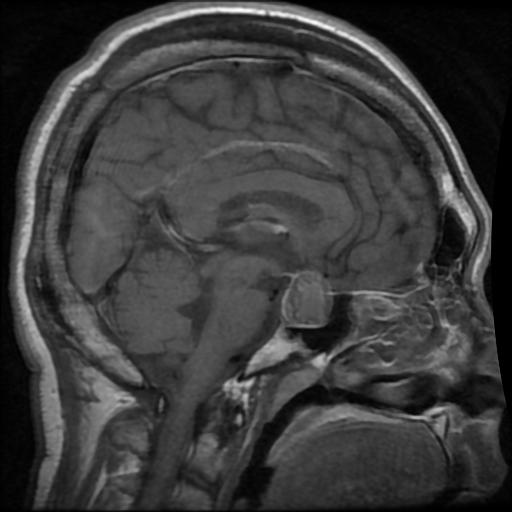
#> input picture data/mri_dataset/test_images/mri_001.jpg, 512 x 512 px
$ python -i adaptive_optimizer.py   (imports and definitions only)   (older library calls are emulated)
#> lines starting #> are read from the running program, lines starting #| are printed output that depends on the picture; after the words box and inside, x2 and y2 are one past the last pixel; in counts of white or black regions, pixels touching at a corner belong together
"""
Adaptive Multi-Objective Threshold Optimization for Hybrid Steganography
Enhanced optimization layer for existing hybrid edge detection + LBP + reversible LSB system
Specialized for MRI image characteristics and medical imaging requirements
"""

import numpy as np
import cv2
from typing import Dict, Tuple, List, Optional
import random
from datetime import datetime
from scipy import ndimage
from skimage import filters


class MRIImageCharacteristicsAnalyzer:
    """Analyze MRI image characteristics to guide parameter optimization"""

    def __init__(self):
        self.feature_weights = {
            'texture_density': 0.25,
            'edge_distribution': 0.2,
            'noise_level': 0.15,
            'local_variance': 0.15,
            'gradient_magnitude': 0.1,
            'contrast_variation': 0.1,
            'anatomical_complexity': 0.05
        }

        # MRI-specific thresholds and parameters
        self.mri_params = {
            'brain_tissue_range': (50, 200),  # Typical brain tissue intensity range
            'noise_threshold': 10,  # MRI noise level threshold
            'edge_sensitivity': 0.8,  # Edge detection sensitivity for MRI
            'texture_complexity_threshold': 0.5
        }

    def analyze(self, image: np.ndarray) -> Dict:
        """
        Comprehensive MRI image analysis for adaptive optimization

        Args:
            image: Input MRI cover image

        Returns:
            Dictionary of MRI-specific image characteristics
        """
        if len(image.shape) == 3:
            gray = cv2.cvtColor(image, cv2.COLOR_BGR2GRAY)
        else:
            gray = image.copy()

        # Calculate MRI-specific image characteristics
        characteristics = {
            'texture_density': self._calculate_texture_density(gray),
            'edge_distribution': self._analyze_edge_distribution(gray),
            'noise_level': self._estimate_mri_noise_level(gray),
            'local_variance': self._calculate_local_variance(gray),
            'gradient_magnitude': self._calculate_gradient_magnitude(gray),
            'contrast_variation': self._calculate_contrast_variation(gray),
            'anatomical_complexity': self._analyze_anatomical_complexity(gray),
            'brain_tissue_ratio': self._calculate_brain_tissue_ratio(gray),
            'intensity_distribution': self._analyze_intensity_distribution(gray),
            'image_complexity': 0.0,  # Will be calculated
            'mri_specific_hints': {}  # MRI-specific recommendations
        }

        # Calculate composite complexity score for MRI
        characteristics['image_complexity'] = self._calculate_mri_complexity_score(characteristics)

        # Generate MRI-specific threshold recommendations
        characteristics['mri_specific_hints'] = self._generate_mri_threshold_hints(characteristics)

        return characteristics

    def _calculate_texture_density(self, gray: np.ndarray) -> float:
        """Calculate texture density using local binary patterns"""
        # Simple LBP-based texture measurement
        height, width = gray.shape
        texture_sum = 0.0

        for i in range(1, height-1):
            for j in range(1, width-1):
                center = gray[i, j]
                neighbors = [
                    gray[i-1, j-1], gray[i-1, j], gray[i-1, j+1],
                    gray[i, j+1], gray[i+1, j+1], gray[i+1, j],
                    gray[i+1, j-1], gray[i, j-1]
                ]

                binary_pattern = sum([1 if n >= center else 0 for n in neighbors])
                texture_sum += binary_pattern / 8.0

        return texture_sum / ((height-2) * (width-2))

    def _analyze_edge_distribution(self, gray: np.ndarray) -> float:
        """Analyze edge distribution using Canny edge detection"""
        edges = cv2.Canny(gray, 50, 150)
        edge_density = np.sum(edges > 0) / (gray.shape[0] * gray.shape[1])
        return edge_density

    # [5 lines left out: function _estimate_noise_level, not called in this run]

    def _calculate_local_variance(self, gray: np.ndarray) -> float:
        """Calculate local variance across image regions"""
        # Divide image into blocks and calculate variance
        block_size = 32
        height, width = gray.shape
        variances = []

        for i in range(0, height - block_size, block_size):
            for j in range(0, width - block_size, block_size):
                block = gray[i:i+block_size, j:j+block_size]
                variances.append(np.var(block))

        return np.mean(variances) / 255.0  # Normalize

    def _calculate_gradient_magnitude(self, gray: np.ndarray) -> float:
        """Calculate average gradient magnitude"""
        grad_x = cv2.Sobel(gray, cv2.CV_64F, 1, 0, ksize=3)
        grad_y = cv2.Sobel(gray, cv2.CV_64F, 0, 1, ksize=3)
        gradient_magnitude = np.sqrt(grad_x**2 + grad_y**2)
        return np.mean(gradient_magnitude) / 255.0  # Normalize

    def _estimate_mri_noise_level(self, gray: np.ndarray) -> float:
        """Estimate MRI-specific noise level"""
        # Calculate noise in background regions (low intensity areas)
        background_mask = gray < np.percentile(gray, 10)
        if np.sum(background_mask) > 0:
            background_std = np.std(gray[background_mask])
            noise_level = background_std / 255.0
        else:
            # Fallback to Laplacian variance method
            laplacian_var = cv2.Laplacian(gray, cv2.CV_64F).var()
            noise_level = min(laplacian_var / 1000.0, 1.0)

        return noise_level

    def _calculate_contrast_variation(self, gray: np.ndarray) -> float:
        """Calculate contrast variation across the MRI image"""
        # Use local standard deviation as contrast measure
        kernel_size = 9
        kernel = np.ones((kernel_size, kernel_size), np.float32) / (kernel_size * kernel_size)

        # Local mean
        local_mean = cv2.filter2D(gray.astype(np.float32), -1, kernel)

        # Local standard deviation (contrast)
        local_variance = cv2.filter2D((gray.astype(np.float32) - local_mean) ** 2, -1, kernel)
        local_std = np.sqrt(local_variance)

        # Return coefficient of variation of local contrasts
        contrast_variation = np.std(local_std) / (np.mean(local_std) + 1e-8)
        return min(contrast_variation, 1.0)

    def _analyze_anatomical_complexity(self, gray: np.ndarray) -> float:
        """Analyze anatomical complexity specific to MRI"""
        # Use multi-scale edge detection to assess anatomical complexity
        scales = [1, 2, 3]
        complexity_scores = []

        for scale in scales:
            # Apply Gaussian blur at different scales
            blurred = cv2.GaussianBlur(gray, (scale*2+1, scale*2+1), scale)

            # Detect edges at this scale
            edges = cv2.Canny(blurred, 30, 100)
            edge_density = np.sum(edges > 0) / edges.size
            complexity_scores.append(edge_density)

        # Combine scores from different scales
        anatomical_complexity = np.mean(complexity_scores)
        return anatomical_complexity

    def _calculate_brain_tissue_ratio(self, gray: np.ndarray) -> float:
        """Calculate ratio of brain tissue vs background"""
        brain_min, brain_max = self.mri_params['brain_tissue_range']
        brain_tissue_mask = (gray >= brain_min) & (gray <= brain_max)
        brain_ratio = np.sum(brain_tissue_mask) / gray.size
        return brain_ratio

    def _analyze_intensity_distribution(self, gray: np.ndarray) -> Dict:
        """Analyze intensity distribution characteristics"""
        # Calculate histogram statistics
        hist, _ = np.histogram(gray, bins=256, range=(0, 255))
        hist_normalized = hist / np.sum(hist)

        # Calculate entropy
        entropy = -np.sum(hist_normalized * np.log2(hist_normalized + 1e-8))

        # Calculate skewness and kurtosis approximations
        mean_intensity = np.mean(gray)
        std_intensity = np.std(gray)

        # Mode (most frequent intensity)
        mode_intensity = np.argmax(hist)

        return {
            'entropy': entropy / 8.0,  # Normalized
            'mean': mean_intensity / 255.0,
            'std': std_intensity / 255.0,
            'mode': mode_intensity / 255.0,
            'dynamic_range': (np.max(gray) - np.min(gray)) / 255.0
        }

    def _calculate_mri_complexity_score(self, characteristics: Dict) -> float:
        """Calculate MRI-specific composite complexity score"""
        score = 0.0
        for feature, weight in self.feature_weights.items():
            if feature in characteristics:
                score += characteristics[feature] * weight
        return score

    def _generate_mri_threshold_hints(self, characteristics: Dict) -> Dict:
        """Generate MRI-specific threshold recommendations"""
        complexity = characteristics['image_complexity']
        brain_ratio = characteristics['brain_tissue_ratio']
        noise_level = characteristics['noise_level']
        anatomical_complexity = characteristics['anatomical_complexity']

        # Adaptive threshold recommendations for MRI
        if complexity > 0.7 or anatomical_complexity > 0.3:  # High complexity MRI
            hints = {
                'edge_threshold_range': [0.3, 0.5],  # More conservative for complex anatomy
                'texture_threshold_range': [0.4, 0.6],
                'capacity_ratio_range': [0.05, 0.10],  # Lower capacity for safety
                'preprocessing_recommendation': 'aggressive_denoising',
                'roi_safety_margin': 7  # Larger safety margin
            }
        elif complexity > 0.4 or brain_ratio > 0.6:  # Medium complexity MRI
            hints = {
                'edge_threshold_range': [0.2, 0.4],
                'texture_threshold_range': [0.3, 0.5],
                'capacity_ratio_range': [0.08, 0.15],
                'preprocessing_recommendation': 'moderate_denoising',
                'roi_safety_margin': 5
            }
        else:  # Low complexity MRI (unusual but possible)
            hints = {
                'edge_threshold_range': [0.1, 0.3],
                'texture_threshold_range': [0.2, 0.4],
                'capacity_ratio_range': [0.10, 0.20],
                'preprocessing_recommendation': 'light_denoising',
                'roi_safety_margin': 3
            }

        # Adjust based on noise level
        if noise_level > 0.3:
            hints['preprocessing_recommendation'] = 'aggressive_denoising'
            hints['edge_threshold_range'] = [
                hints['edge_threshold_range'][0] + 0.1,
                hints['edge_threshold_range'][1] + 0.1
            ]

        # Add MRI-specific recommendations
        hints['mri_specific'] = {
            'avoid_ventricles': True,
            'prioritize_gray_matter': brain_ratio > 0.5,
            'use_anatomical_segmentation': anatomical_complexity > 0.2,
            'bias_field_correction': True,
            'intensity_normalization': True
        }

        return hints

    # [27 lines left out: function _generate_threshold_hints, not called in this run]


class MultiObjectiveOptimizer:
    """Multi-objective optimization for steganography parameters"""

    # [173 lines left out: functions __init__, optimize, _define_search_space, _initialize_particles, _evaluate_fitness, _update_pareto_front and 2 more, not called in this run]


class AdaptiveHybridSteganography:
    """Main class for adaptive hybrid steganography"""

    def __init__(self):
        self.analyzer = MRIImageCharacteristicsAnalyzer()
        self.optimizer = MultiObjectiveOptimizer()

    # [35 lines left out: function optimize_parameters, not called in this run]

>>> import cv2
>>> picture = cv2.imread('../data/mri_dataset/test_images/mri_001.jpg')
#> picture is the input picture: shape (512, 512, 3); min 0, max 255, mean 59.3
>>> result = MRIImageCharacteristicsAnalyzer().analyze(picture)
#> after the loop in _calculate_texture_density, `for i in range(1, height-1):`: texture_sum = 151214.4
#> in _analyze_edge_distribution, `edges = cv2.Canny(gray, 50, 150)`:
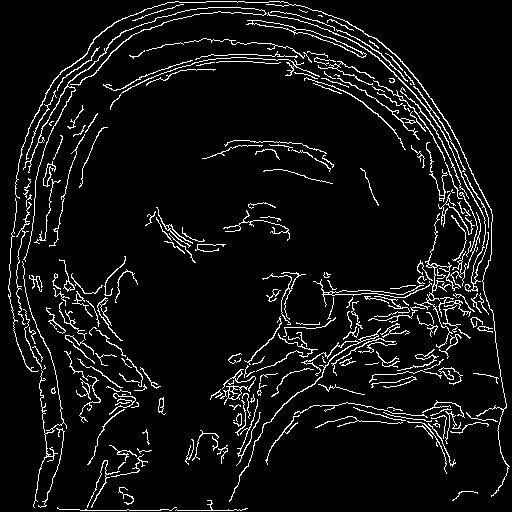
#> edges: shape (512, 512); 6.7% white in thin lines or dots
#> in _analyze_edge_distribution, `edge_density = np.sum(edges > 0) / (gray.shape[0] * gray.shape[1])`: edge_density = 0.0673
#> in _estimate_mri_noise_level, `background_mask = gray < np.percentile(gray, 10)`:
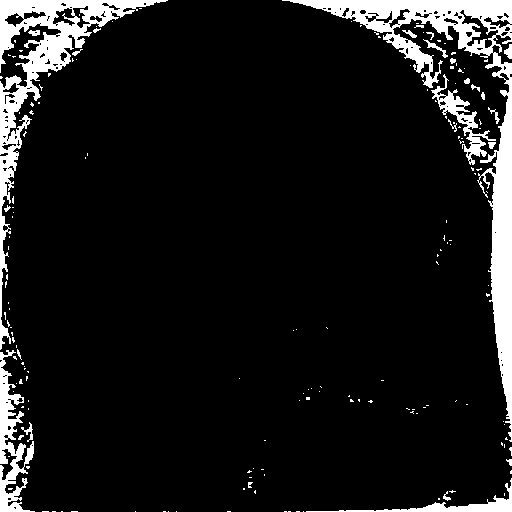
#> background_mask: shape (512, 512) bool; 9.6% white; 173 white regions (147 under 20 px), largest, box (x1, y1, x2, y2) and area: (282, 0, 512, 442) 11512, (0, 0, 168, 350) 7540, (0, 350, 35, 512) 2297
#> in _estimate_mri_noise_level, `background_std = np.std(gray[background_mask])`: background_std = 1.9
#> in _estimate_mri_noise_level, `noise_level = background_std / 255.0`: noise_level = 0.00744
#> in _calculate_local_variance, `block_size = 32`: block_size = 32
#> after the loop in _calculate_local_variance, `for i in range(0, height - block_size, block_size):`:
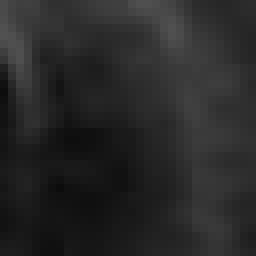
#> block: shape (32, 32) (shown 8 times larger); min 12, max 81, mean 40.1
#> after the loop in _calculate_local_variance, `for i in range(0, height - block_size, block_size):`: variances = 225 values, max 4903.3 at index 10, min 3.26 at index 16, mean 764.6
#> in _calculate_gradient_magnitude, `gradient_magnitude = np.sqrt(grad_x**2 + grad_y**2)`:
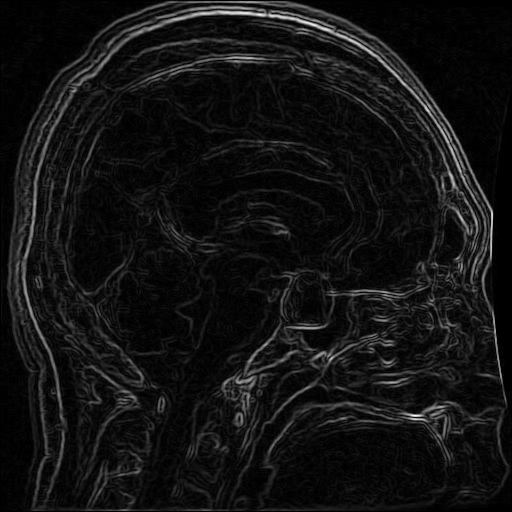
#> gradient_magnitude: shape (512, 512) float64; min 0, max 542.1, mean 40.1; drawn with min black and max white
#> in _calculate_contrast_variation, `kernel_size = 9`: kernel_size = 9
#> in _calculate_contrast_variation, `local_std = np.sqrt(local_variance)`:
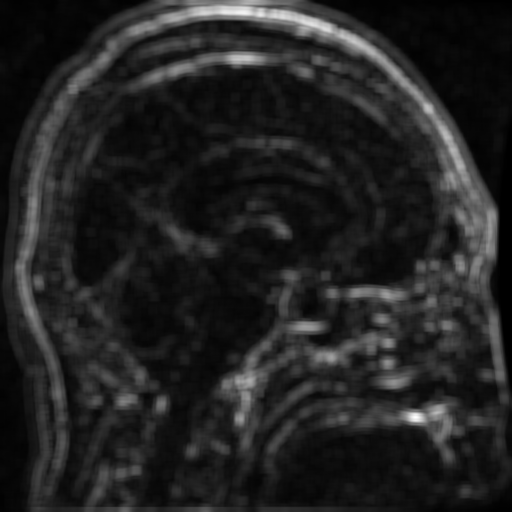
#> local_std: shape (512, 512) float32; min 0, max 51.71, mean 7.1; drawn with min black and max white
#> in _calculate_contrast_variation, `contrast_variation = np.std(local_std) / (np.mean(local_std) + 1e-8)`: contrast_variation = 0.908
#> in _analyze_anatomical_complexity, `scales = [1, 2, 3]`: scales = [1, 2, 3]
#> the loop in _analyze_anatomical_complexity, `for scale in scales:` made 3 passes
#> edge_density on passes 1 to 3: 0.0806, 0.0533, 0.0338
#> pass 1, in _analyze_anatomical_complexity, `edges = cv2.Canny(blurred, 30, 100)`:
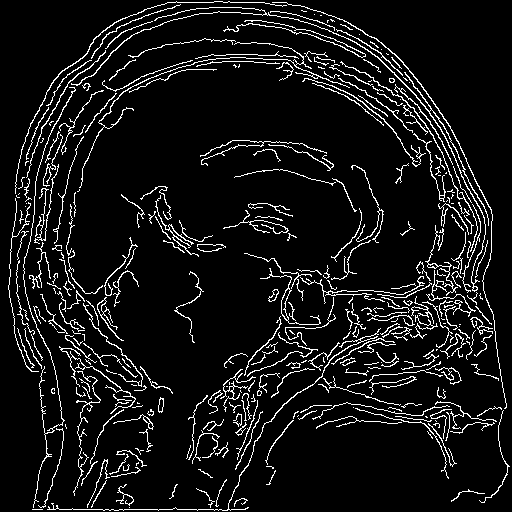
#> edges: shape (512, 512); 8.1% white in thin lines or dots
#> after the loop in _analyze_anatomical_complexity, `for scale in scales:`: complexity_scores = [0.0806, 0.0533, 0.0338]
#> in _analyze_anatomical_complexity, `anatomical_complexity = np.mean(complexity_scores)`: anatomical_complexity = 0.0559
#> in _calculate_brain_tissue_ratio, `brain_min, brain_max = self.mri_params['brain_tissue_range']`: brain_min = 50; brain_max = 200
#> in _calculate_brain_tissue_ratio, `brain_tissue_mask = (gray >= brain_min) & (gray <= brain_max)`:
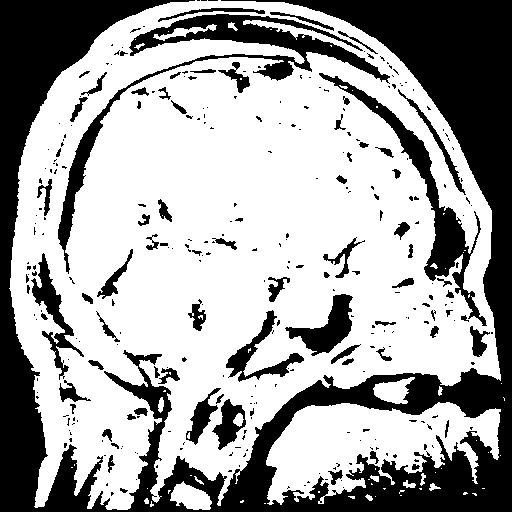
#> brain_tissue_mask: shape (512, 512) bool; 64.1% white; 309 black regions (228 under 20 px), largest, box (x1, y1, x2, y2) and area: (0, 0, 512, 512) 67650, (58, 14, 390, 274) 7582, (319, 73, 487, 326) 4580
#> in _calculate_brain_tissue_ratio, `brain_ratio = np.sum(brain_tissue_mask) / gray.size`: brain_ratio = 0.641
#> in _analyze_intensity_distribution, `hist, _ = np.histogram(gray, bins=256, range=(0, 255))`: hist = 256 values, max 6262 at index 5, min 0 at index 254, mean 1024
#> in _analyze_intensity_distribution, `hist_normalized = hist / np.sum(hist)`: hist_normalized = 256 values, max 0.0239 at index 5, min 0 at index 254, mean 0.00391
#> in _analyze_intensity_distribution, `entropy = -np.sum(hist_normalized * np.log2(hist_normalized + 1e-8))`: entropy = 6.88
#> in _analyze_intensity_distribution, `mean_intensity = np.mean(gray)`: mean_intensity = 59.27
#> in _analyze_intensity_distribution, `std_intensity = np.std(gray)`: std_intensity = 36.93
#> in _analyze_intensity_distribution, `mode_intensity = np.argmax(hist)`: mode_intensity = 5
#> the loop in _calculate_mri_complexity_score, `for feature, weight in self.feature_weights.items():` made 7 passes
#> score on passes 1 to 7: 0.145, 0.159, 0.16, 0.61, 0.625, 0.716, 0.719
#> after the loop in _calculate_mri_complexity_score, `for feature, weight in self.feature_weights.items():`: score = 0.719
#> in _generate_mri_threshold_hints, `brain_ratio = characteristics['brain_tissue_ratio']`: brain_ratio = 0.641
#> in _generate_mri_threshold_hints, `noise_level = characteristics['noise_level']`: noise_level = 0.00744
#> in _generate_mri_threshold_hints, `anatomical_complexity = characteristics['anatomical_complexity']`: anatomical_complexity = 0.0559
#> result = 11 items

$ run again, on data/mri_dataset/test_images/mri_002.jpg
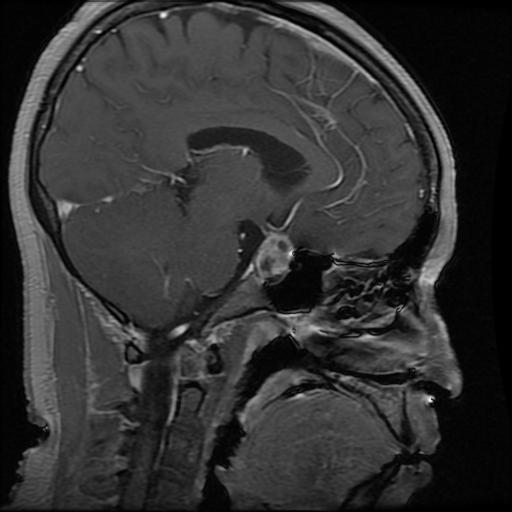
#> input picture data/mri_dataset/test_images/mri_002.jpg, 512 x 512 px
#> picture is the input picture: shape (512, 512, 3); min 0, max 252, mean 50.5
#> after the loop in _calculate_texture_density, `for i in range(1, height-1):`: texture_sum = 155986
#> in _analyze_edge_distribution, `edges = cv2.Canny(gray, 50, 150)`:
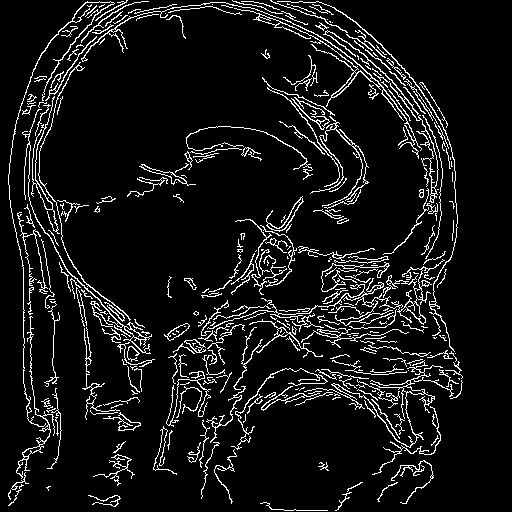
#> edges: shape (512, 512); 8.3% white in thin lines or dots, all inside (x1, y1, x2, y2) = (8, 0, 463, 511)
#> in _analyze_edge_distribution, `edge_density = np.sum(edges > 0) / (gray.shape[0] * gray.shape[1])`: edge_density = 0.0827
#> background_mask: shape (512, 512) bool; 6.7% white; 977 white regions (905 under 20 px), largest, box (x1, y1, x2, y2) and area: (485, 72, 512, 451) 5209, (340, 0, 512, 35) 2172, (0, 0, 74, 41) 1616
#> background_std = 1.32
#> in _estimate_mri_noise_level, `noise_level = background_std / 255.0`: noise_level = 0.00516
#> block_size = 32
#> after the loop in _calculate_local_variance, `for i in range(0, height - block_size, block_size):`: variances = 225 values, max 3689.8 at index 45, min 0.829 at index 28, mean 708.8
#> kernel_size = 9
#> contrast_variation = 0.969
#> scales = [1, 2, 3]
#> the loop in _analyze_anatomical_complexity, `for scale in scales:` made 3 passes
#> edge_density on passes 1 to 3: 0.0881, 0.0574, 0.0376
#> after the loop in _analyze_anatomical_complexity, `for scale in scales:`: complexity_scores = [0.0881, 0.0574, 0.0376]
#> in _analyze_anatomical_complexity, `anatomical_complexity = np.mean(complexity_scores)`: anatomical_complexity = 0.0611
#> brain_min = 50; brain_max = 200
#> in _calculate_brain_tissue_ratio, `brain_tissue_mask = (gray >= brain_min) & (gray <= brain_max)`:
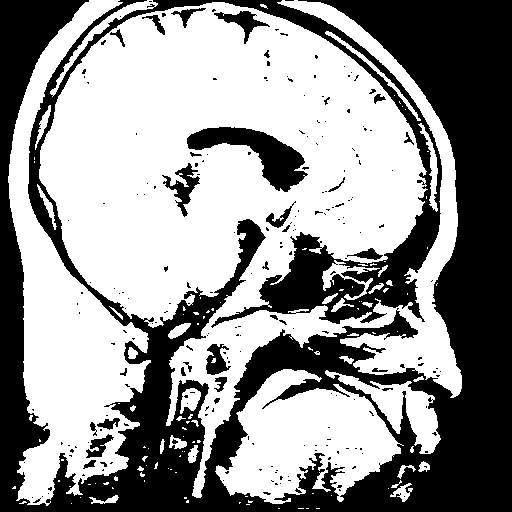
#> brain_tissue_mask: shape (512, 512) bool; 57.3% white; 225 black regions (195 under 20 px), largest, box (x1, y1, x2, y2) and area: (0, 0, 512, 512) 104278, (187, 127, 308, 192) 3080, (162, 163, 200, 217) 675
#> in _calculate_brain_tissue_ratio, `brain_ratio = np.sum(brain_tissue_mask) / gray.size`: brain_ratio = 0.573
#> hist = 256 values, max 13178 at index 5, min 0 at index 203, mean 1024
#> hist_normalized = 256 values, max 0.0503 at index 5, min 0 at index 203, mean 0.00391
#> entropy = 6.53
#> mean_intensity = 50.49
#> std_intensity = 34.94
#> mode_intensity = 5
#> the loop in _calculate_mri_complexity_score, `for feature, weight in self.feature_weights.items():` made 7 passes
#> score on passes 1 to 7: 0.15, 0.166, 0.167, 0.584, 0.601, 0.697, 0.7
#> after the loop in _calculate_mri_complexity_score, `for feature, weight in self.feature_weights.items():`: score = 0.7
#> in _generate_mri_threshold_hints, `brain_ratio = characteristics['brain_tissue_ratio']`: brain_ratio = 0.573
#> in _generate_mri_threshold_hints, `noise_level = characteristics['noise_level']`: noise_level = 0.00516
#> in _generate_mri_threshold_hints, `anatomical_complexity = characteristics['anatomical_complexity']`: anatomical_complexity = 0.0611
#> result = 11 items
